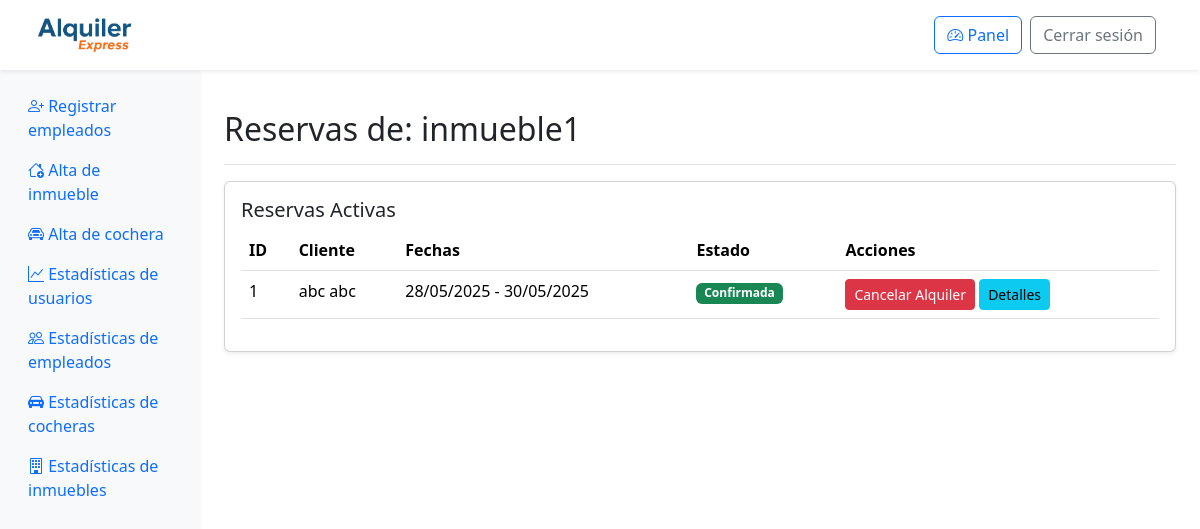
/panel/estado-inmueble/1/ (signed in), run on the app's committed database.
### web/models.py (models this page shows, shortened)
class Inmueble(models.Model):
    id_inmueble = models.AutoField(primary_key=True)
    nombre = models.CharField(max_length=100)
    ubicacion = models.TextField()
    provincia = models.ForeignKey(Provincia, on_delete=models.SET_NULL, null=True)
    ciudad = models.ForeignKey(Ciudad, on_delete=models.SET_NULL, null=True)
    descripcion = models.TextField()
    cantidad_banios = models.IntegerField()
    cantidad_ambientes = models.IntegerField()
    cantidad_camas = models.IntegerField()
    cantidad_huespedes = models.IntegerField()
    precio_por_dia = models.DecimalField(max_digits=10, decimal_places=2)
    politica_cancelacion = models.TextField()
    fecha_publicacion = models.DateField()
    cochera = models.BooleanField()
    estado = models.ForeignKey(Estado, on_delete=models.SET_NULL, null=True)

class Reserva(models.Model):
    id_reserva = models.AutoField(primary_key=True)
    fecha_inicio = models.DateField()
    fecha_fin = models.DateField()
    precio_total = models.DecimalField(max_digits=10, decimal_places=2)
    estado = models.ForeignKey(Estado, on_delete=models.SET_NULL, null=True)  # Aquí está el estado FK
    inmueble = models.ForeignKey(Inmueble, null=True, blank=True, on_delete=models.SET_NULL)
    cochera = models.ForeignKey(Cochera, null=True, blank=True, on_delete=models.SET_NULL)
    descripcion = models.TextField()

class Perfil(models.Model):
    id_perfil = models.AutoField(primary_key=True)
    usuario = models.OneToOneField(User, on_delete=models.CASCADE)
    dni = models.CharField(max_length=20)

class Estado(models.Model):
    id_estado = models.AutoField(primary_key=True)
    nombre = models.CharField(max_length=100)

### web/views.py (the view)
# urls.py: path('panel/estado-inmueble/<int:id_inmueble>/', views.admin_inmueble_estado, name='admin_inmueble_estado'),
@login_required
@user_passes_test(is_admin_or_empleado)
def admin_inmueble_estado(request, id_inmueble):
    inmueble = get_object_or_404(Inmueble, id_inmueble=id_inmueble)
    reservas = Reserva.objects.filter(inmueble=inmueble).order_by('-fecha_inicio')
    return render(request, 'admin/admin_inmueble_estado.html', {'inmueble': inmueble, 'reservas': reservas})

### web/views.py (called while the page is built)
def is_admin_or_empleado(user):
    return user.is_authenticated and (user.is_staff or user.groups.filter(name="empleado").exists())

### web/templates/admin/admin_inmueble_estado.html (shortened to what this page needs)
{% extends 'admin/admin_base.html' %}
{% load static %}
{% block admin_content %}
<div class="d-flex justify-content-between flex-wrap flex-md-nowrap align-items-center pt-3 pb-2 mb-3 border-bottom">
  <h1 class="h2">Reservas de: {{ inmueble.nombre }}</h1>
</div>
<div class="card shadow-sm mb-4">
  <div class="card-body">
    <h5 class="card-title">Reservas Activas</h5>
    <div class="table-responsive">
      <table class="table table-hover">
        <thead>
          <tr>
            <th>ID</th>
            <th>Cliente</th>
            <th>Fechas</th>
            <th>Estado</th>
            <th>Acciones</th>
          </tr>
        </thead>
        <tbody>
          {% for reserva in reservas %}
          <tr>
            <td>{{ reserva.id_reserva }}</td>
            <td>
              {% with cliente=reserva.clienteinmueble_set.first.cliente %}
                {{ cliente.usuario.get_full_name|default:cliente.usuario.username }}
              {% endwith %}
            </td>
            <td>{{ reserva.fecha_inicio|date:"d/m/Y" }} - {{ reserva.fecha_fin|date:"d/m/Y" }}</td>
            <td>
              <span class="badge
                {% if reserva.estado.nombre == 'Confirmada' %}bg-success
                {% elif reserva.estado.nombre == 'Cancelada' %}bg-danger
                {% elif reserva.estado.nombre == 'Rechazada' %}bg-secondary
                {% else %}bg-warning{% endif %}">
                {{ reserva.estado.nombre }}
              </span>
            </td>
            <td>
              {% if reserva.estado.nombre == 'Pendiente' %}
                <button class="btn btn-sm btn-success" onclick="showConfirmModal('{{ reserva.id_reserva }}', 'Aprobada')">Aprobar Solicitud</button>
                <button class="btn btn-sm btn-danger" onclick="showConfirmModal('{{ reserva.id_reserva }}', 'Rechazada')">Rechazar Solicitud</button>
              {% elif reserva.estado.nombre == 'Aprobada' %}
                <button class="btn btn-sm btn-success">Esperando Pago...</button>
              {% elif reserva.estado.nombre == 'Pagada' %}
                <button class="btn btn-sm btn-success" onclick="showConfirmModal('{{ reserva.id_reserva }}', 'Confirmada')">Confirmar Pago</button>
                <button class="btn btn-sm btn-danger" onclick="showConfirmModal('{{ reserva.id_reserva }}', 'Cancelada')">Rechazar Pago</button>
              {% elif reserva.estado.nombre == 'Confirmada' %}
                <button class="btn btn-sm btn-danger" onclick="showConfirmModal('{{ reserva.id_reserva }}', 'Cancelada')">Cancelar Alquiler</button>
              {% endif %}
              <a href="#" class="btn btn-sm btn-info">Detalles</a>
            </td>
          </tr>
          {% empty %}
          <tr>
            <td colspan="5" class="text-center">No hay reservas activas</td>
          </tr>
          {% endfor %}
        </tbody>
      </table>
    </div>
  </div>
</div>
{% endblock %}

### web/static/css/global.css (style rules this page uses)
:root { --color-azul-alquiler: #005A87; --color-naranja-alquiler: #F26A1B; --color-azul-hover: #004466; --color-naranja-hover: #d85b17; }

### data on the page
Inmueble: nombre "inmueble1"
Reserva: id_reserva "1", clienteinmueble_set.first.cliente.usuario.get_full_name "abc abc", fecha_inicio "28/05/2025", fecha_fin "30/05/2025", estado.nombre "Confirmada"
